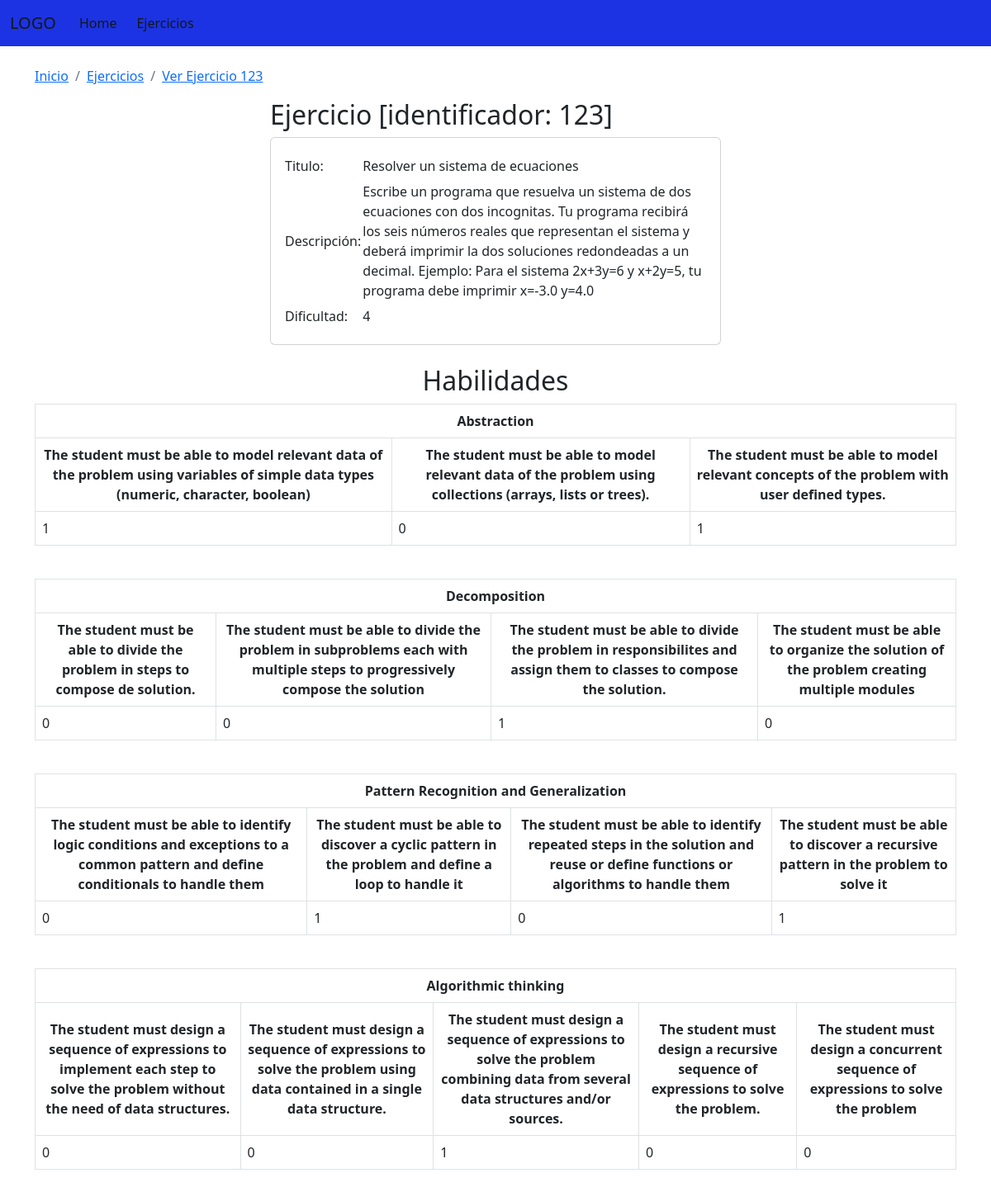
Page /ejercicio/verEjercicio/123 on the committed database.
### PlanillaEjercicios/models.py (models this page shows, shortened)
class Ejercicios(models.Model):
    titulo = models.CharField('Titulo', max_length=50)
    descripcion = models.TextField('Descripcion')
    dificultad = models.CharField('Dificultad', max_length=10, default=1)
    habilidades = models.ManyToManyField(Habilidades,through='HabilidadEjercicio',blank=True)
    class Meta:
        verbose_name = 'Ejercicio'
        verbose_name_plural = 'Ejercicios'
        ordering = ['-titulo']

### PlanillaEjercicios/views.py (the view)
# urls.py: path('ejercicio/verEjercicio/<int:ejercicio_id>', ver_ejercicio, name="ver_ejercicio"),
def ver_ejercicio(request,ejercicio_id):
	ejercicio = Ejercicios.objects.get(pk=ejercicio_id)
	list_abstraction = []
	list_decomposition = []
	list_pattern = []
	list_algorithmic = []
	abstraction = Habilidades.objects.filter(description="Abstraction")
	decomposition = Habilidades.objects.filter(description="Decomposition")
	pattern = Habilidades.objects.filter(description="Pattern Recognition and Generalization")
	algorithmic = Habilidades.objects.filter(description="Algorithmic thinking")
	for a in abstraction:
		valores = []
		habilidades_abstraction = HabilidadEjercicio.objects.filter(Q(habilidades=a) & Q(ejercicio=ejercicio))
		for h in habilidades_abstraction:
			valores.append(h.valor)
		list_abstraction.append(valores)
	for d in decomposition:
		valores = []
		habilidades_abstraction = HabilidadEjercicio.objects.filter(Q(habilidades=d) & Q(ejercicio=ejercicio))
		for h in habilidades_abstraction:
			valores.append(h.valor)
		list_decomposition.append(valores)
	for p in pattern:
		valores = []
		habilidades_abstraction = HabilidadEjercicio.objects.filter(Q(habilidades=p) & Q(ejercicio=ejercicio))
		for h in habilidades_abstraction:
			valores.append(h.valor)
		list_pattern.append(valores)
	for al in algorithmic:
		valores = []
		habilidades_abstraction = HabilidadEjercicio.objects.filter(Q(habilidades=al) & Q(ejercicio=ejercicio))
		for h in habilidades_abstraction:
			valores.append(h.valor)
		list_algorithmic.append(valores)
	result_abstraction = transpose(list_abstraction,abstraction.count())
	result_decomposition = transpose(list_decomposition,decomposition.count())
	result_pattern = transpose(list_pattern,pattern.count())
	result_algorithmic = transpose(list_algorithmic,algorithmic.count())
	return render(request,'verEjercicios.html',{'ejercicio':ejercicio,'result_abstraction':result_abstraction,'result_decomposition':result_decomposition,'result_pattern':result_pattern,'result_algorithmic':result_algorithmic})

### PlanillaEjercicios/views.py (called while the page is built)
def transpose(matrix,elemento):
	result = [[None for i in range(len(matrix))] for j in range(len(matrix[0]))]
	list_cabecera = []
	dict_result = []
	for i in range(len(matrix[0])):
		for j in range(len(matrix)):
			result[i][j] = matrix[j][i]
	for n in range(elemento):
		list_cabecera.append('resp'+str(n))
	for r in result:
		list_to_dict = dict(zip(list_cabecera, r))
		dict_result.append(list_to_dict)
	return dict_result

### PlanillaEjercicios/templates/verEjercicios.html (shortened to what this page needs)
<!DOCTYPE html>
<html lang="en">
	<head>
		{% load static %}
		<link href="https://cdn.jsdelivr.net/npm/bootstrap@5.2.1/dist/css/bootstrap.min.css" rel="stylesheet">
		<link rel="stylesheet" href="{% static 'css/gestionEjercicios.css' %}">
	</head>
	  <body>
		  <nav class="navbar navbar-expand-lg">
			<div class="container-fluid">
				<a class="navbar-brand" href='/'>LOGO</a>
				<div class="collapse navbar-collapse" id="navbarNav">
					<ul class="navbar-nav">
						<li class="nav-item">
							<a class="nav-link active" aria-current="page" href='/'>Home</a>
						</li>
						<li class="nav-item">
							<a class="nav-link" href="{% url 'ejercicio' %}">Ejercicios</a>
						</li>
					</ul>
				</div>
			</div>
		</nav>
		<div class="container py-4">
			<nav aria-label="breadcrumb">
				<ol class="breadcrumb">
					<li class="breadcrumb-item"><a href="/">Inicio</a></li>
					<li class="breadcrumb-item active" aria-current="page" ><a href="{% url 'ejercicio' %}">Ejercicios</a></li>
					<li class="breadcrumb-item active" aria-current="page" ><a href="{% url 'ver_ejercicio' ejercicio_id=ejercicio.pk %}">Ver Ejercicio {{ejercicio.pk}}</a></li>
				</ol>
			</nav>
			<div class = "row">
				<div class = "col-md-6 offset-md-3">
					<h2>Ejercicio [identificador: {{ejercicio.id}}]</h2>
					<div class="card">
						<div class="card-body">
							<table style="border-collapse:separate;border-spacing:0 5px;">
								<tr>
									<td>Titulo: </td>
									<td>{{ejercicio.titulo}}</td>
								</tr>
								<tr>
									<td>Descripción: </td>
									<td>{{ejercicio.descripcion}}</td>
								</tr>
								<tr>
									<td>Dificultad: </td>
									<td>{{ejercicio.dificultad}}</td>
								</tr>
							</table>
						</div>
					</div>
				</div>
			</div>
			<br>
			<div class="row">
				<div class="">
					<center><h2>Habilidades</h2></center>
					<table class="table table-bordered">
						<thead>
							<tr>
								<th colspan="3" class="centrado">Abstraction</th>
							</tr>
							<tr>
								<th class="centrado">The student must be able to model relevant data of the problem using variables of simple data types (numeric, character, boolean)</th>
								<th class="centrado">The student must be able  to model relevant data of the problem using collections (arrays, lists or trees).</th>
								<th class="centrado">The student must be able to model relevant concepts of the problem with user defined types.</th>
							</tr>
						</thead>
						<tbody>
							{% for result in result_abstraction %}
								<tr>
									{% for r,i in result.items %}
										<td>{{i}}</td>
									{% endfor %}
								</tr>
							{% endfor%}
						</tbody>
					</table>
				</div>
			</div>
			<br>
			<div class="row">
				<div class="">
					<table class="table table-bordered">
						<thead>
							<tr>
								<th colspan="4" class="centrado">Decomposition</th>
							</tr>
							<tr>
								<th class="centrado">The student must be able to divide the problem in steps  to compose de solution.</th>
								<th class="centrado">The student must be able to divide the problem in subproblems each with multiple steps to progressively compose the solution</th>
								<th class="centrado">The student must be able to divide the problem in  responsibilites and assign them to classes to compose the solution.</th>
								<th class="centrado">The student must be able to organize the solution of the problem creating multiple modules</th>
							</tr>
						</thead>
						<tbody>
							{% for result in result_decomposition %}
								<tr>
									{% for r,i in result.items %}
										<td>{{i}}</td>
									{% endfor %}
								</tr>
							{% endfor%}
						</tbody>
					</table>
				</div>
			</div>
			<br>
			<div class="row">
				<div class="">
					<table class="table table-bordered">
						<thead>
							<tr>
								<th colspan="4" class="centrado">Pattern Recognition and Generalization</th>
							</tr>
							<tr>
								<th class="centrado">The student must be able to identify logic conditions and exceptions to a common pattern and define conditionals to handle them</th>
								<th class="centrado">The student must be able to discover a cyclic pattern in the problem and define a loop to handle it</th>
								<th class="centrado">The student must be able to identify repeated steps in the solution and reuse or define functions or algorithms to handle them</th>
								<th class="centrado">The student must be able to discover a recursive pattern in the problem to solve it</th>
							</tr>
						</thead>
						<tbody>
							{% for result in result_pattern %}
								<tr>
									{% for r,i in result.items %}
										<td>{{i}}</td>
									{% endfor %}
								</tr>
							{% endfor%}
						</tbody>
					</table>
				</div>
			</div>
			<br>
			<div class="row">
				<div class="">
					<table class="table table-bordered">
						<thead>
							<tr>
								<th colspan="5" class="centrado">Algorithmic thinking</th>
							</tr>
							<tr>
								<th class="centrado">The student must design a sequence of expressions to implement each step to solve the problem without the need of data structures.</th>
								<th class="centrado">The student must design a sequence of expressions to solve the problem using data contained in a single data structure.</th>
								<th class="centrado">The student must design a sequence of expressions to solve the problem combining data from several data structures and/or sources.</th>
								<th class="centrado">The student must design a recursive sequence of expressions to solve the problem.</th>
								<th class="centrado">The student must design a concurrent sequence of expressions to solve the problem</th>
							</tr>
						</thead>
						<tbody>
							{% for result in result_algorithmic %}
								<tr>
									{% for r,i in result.items %}
										<td>{{i}}</td>
									{% endfor %}
								</tr>
							{% endfor%}
						</tbody>
					</table>
				</div>
			</div>
		</div>
	</body>
</html>

### PlanillaEjercicios/static/css/gestionEjercicios.css (style rules this page uses)
.centrado { text-align: center; vertical-align: middle; }

### PlanillaEjercicios/templates/verEjercicios.html (style rules this page uses)
.navbar { background-color: #1c33e3; }
.navbar .navbar-brand { color: #141818; }
.navbar .navbar-nav .nav-link { color: #141818; border-radius: .25rem; margin: 0 0.25em; }
.navbar .navbar-collapse, .navbar .navbar-form { border-color: #141818; }

### rows in the picture
Ejercicios: pk "123", id "123", titulo "Resolver un sistema de ecuaciones", descripcion "Escribe un programa que resuelva un sistema de dos ecuaciones con dos incognitas. Tu programa recibirá los seis números reales que representan el sistema y deberá imprimir la dos soluciones redondeadas a un decimal. Ejemplo: Para el sistema 2x+3y=6 y x+2y=5, tu programa debe imprimir x=-3.0 y=4.0", dificultad "4"

### other values in the picture
{{ i }} "1" "0" "1"
{{ i }} "0" "0" "1" "0"
{{ i }} "0" "1" "0" "1"
{{ i }} "0" "0" "1" "0" "0"
